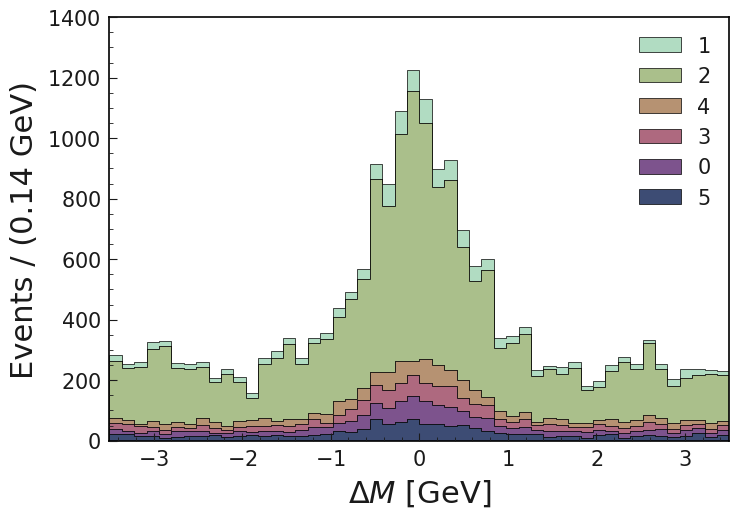

Generate this figure with Python:
# -*- coding: utf-8 -*-
""" Stacked plot

In data science, often one wants to compare two different sets of data, like signal/background or prediction and
actual data.

In this very brief script we create two sets of data and compare them in one plot.

"""
import matplotlib.pyplot as plt
import pandas as pd
import numpy as np

import b2plot as bp

try:
    plt.style.use('belle2')
except OSError:
    print("Please install belle2 matplotlib style")

# Create some pseudo data
nb = 5000
ns = 3000
df = dict({'mass': np.append(np.random.random_sample(nb)*7 - 3.5, np.random.normal(0, 0.5, ns))})
df['exp'] = np.random.randint(0, 6, ns+nb)
df = pd.DataFrame(df)

# Automatic creation of a stacked plot of 'mass' split by values of 'exp'
bp.stacked(df, col="mass", by='exp', bins=50,)

bp.xlim()
bp.labels('$\Delta M$', "Events", "GeV", 0)
bp.save("stacked_plot.png")
